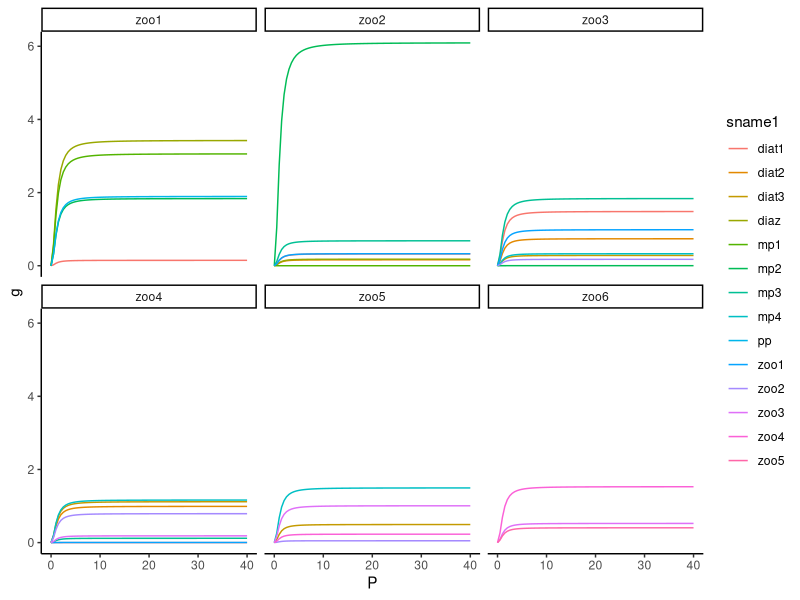
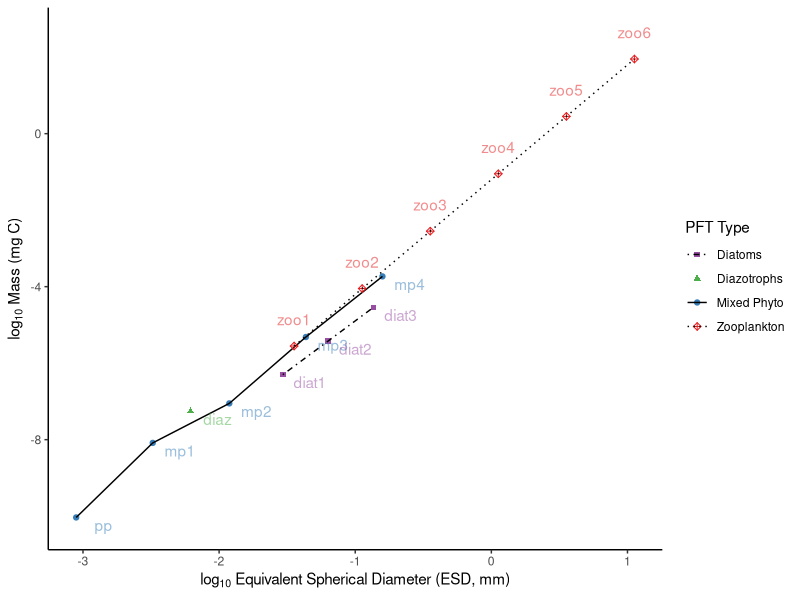
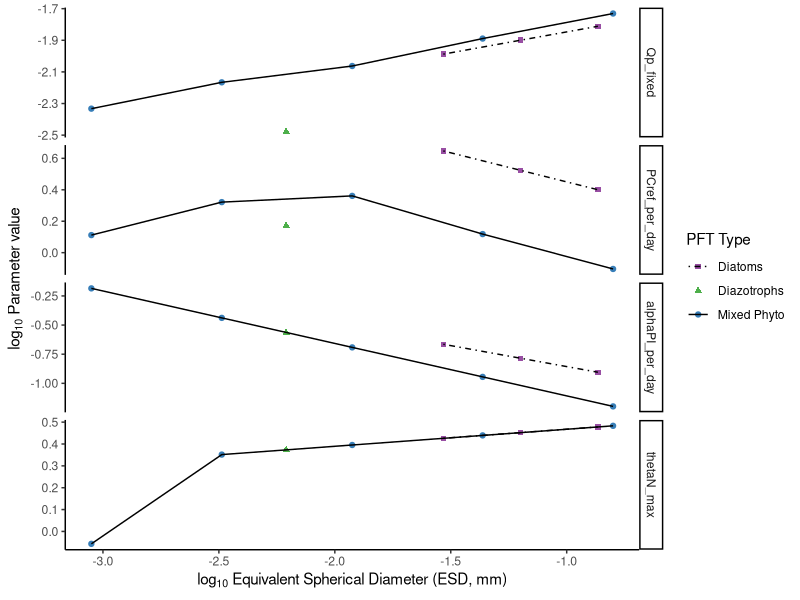
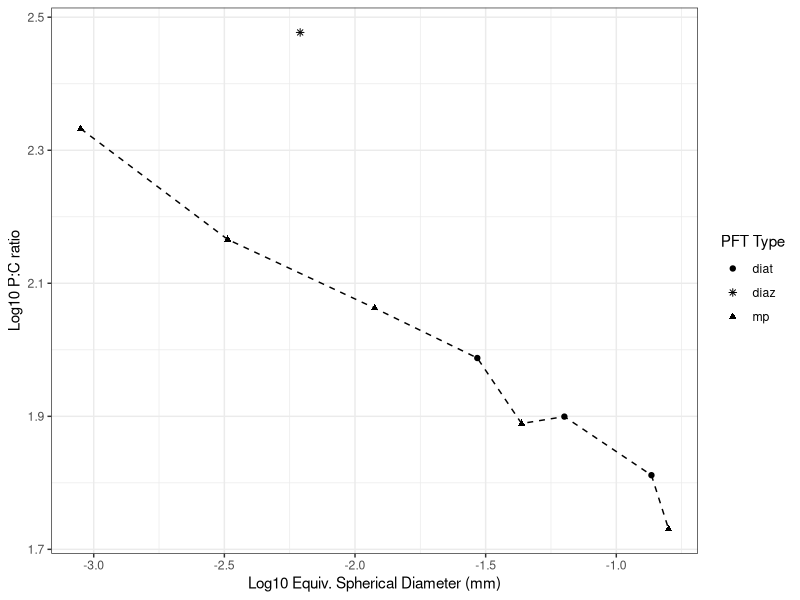
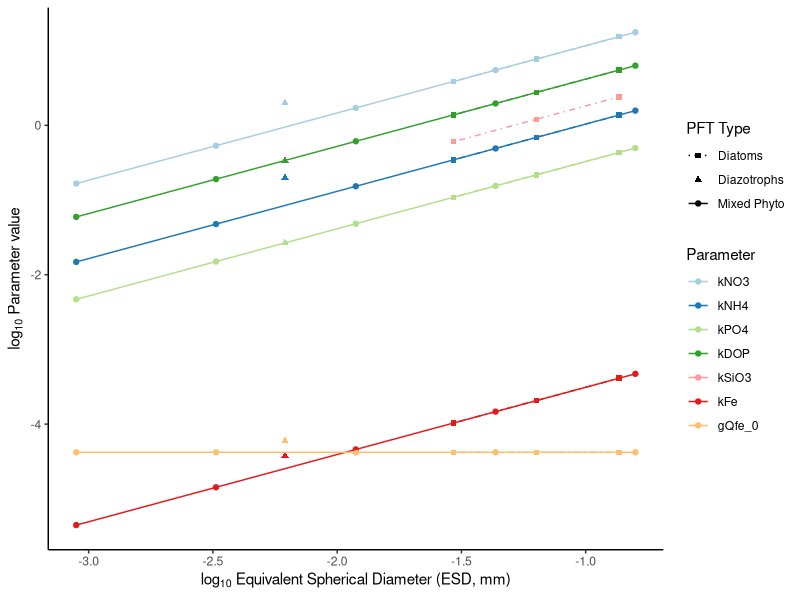
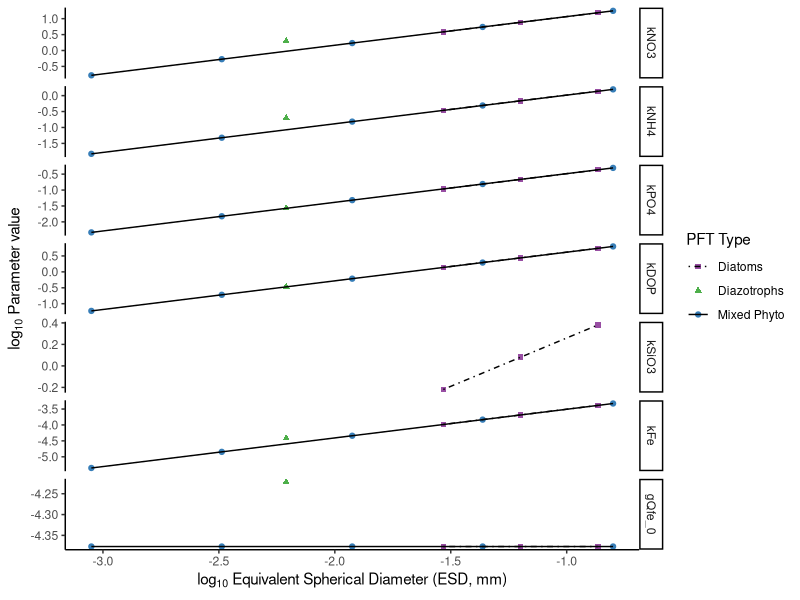
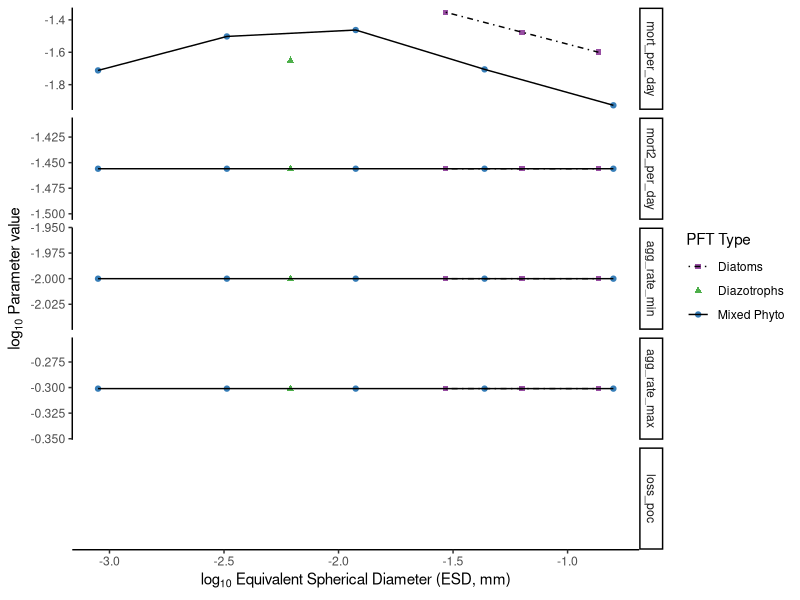
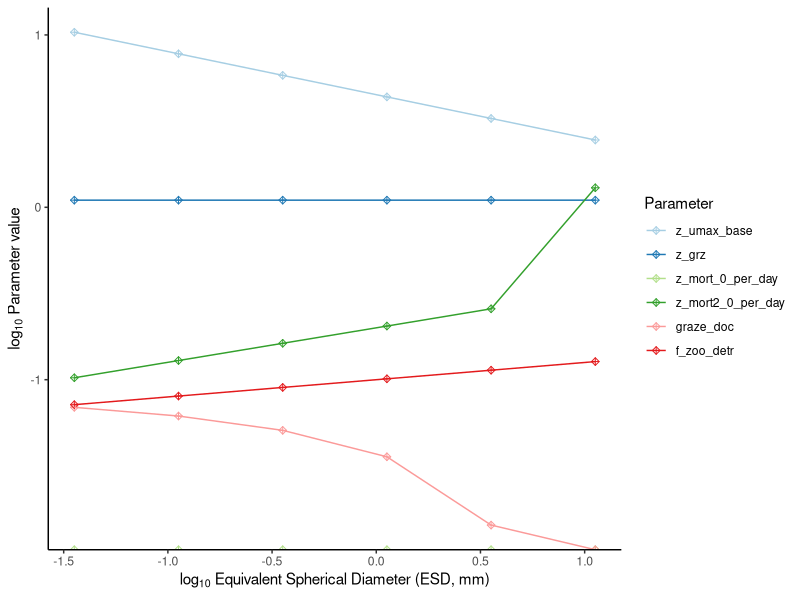

Here is the R script that generated these plots, in order:
#!/usr/bin/env Rscript

#setwd("/Users/jluo/Dropbox/Research/NCAR/models/MARBL-gen_inputs/gen-spectra")

library("ggplot2")
library("plyr")
library("reshape2")
library("stringr")
library("RColorBrewer")
library("scales")

# load data
ss <- read.csv("data/phytoplankton_input_data.csv", stringsAsFactors=FALSE)
sz <- read.csv("data/zooplankton_input_data.csv", stringsAsFactors=FALSE)
sg <- read.csv("data/grazing_input_data.csv", stringsAsFactors=FALSE)
gf <- read.csv("data/grazing_FK_value.csv")

dir.create("plots", showWarnings=FALSE)

# some initial plots
ss$type <- c("diaz", rep("mp",5), rep("diat",3))
sz$type <- 'zoo'

p <- ggplot() + 
	geom_point(aes(y=log10(mass_ugC / 1000), x=log10(ESD_um / 1000), color=type, shape=type), data=ss) +
  geom_line(aes(y=log10(mass_ugC / 1000), x=log10(ESD_um / 1000), linetype=type), data=ss) +
	geom_text(aes(y=log10(mass_ugC / 1000)-0.2, x=log10(ESD_um / 1000) + 0.2, label=sname, color=type), alpha=0.5, data=ss, show.legend=FALSE) + 
	geom_point(aes(y=log10(mass_mgC), x=log10(ESD_mm), color=type, shape=type), data=sz) + 
  geom_line(aes(y=log10(mass_mgC), x=log10(ESD_mm), linetype=type), data=sz) + 
	geom_text(aes(y=log10(mass_mgC)+0.7, x=log10(ESD_mm), label=sname, color=type), alpha=0.5, data=sz, show.legend=FALSE) + 
  scale_linetype_manual('PFT Type', values=c(4,0,1,3), labels=c("Diatoms", "Diazotrophs", "Mixed Phyto", "Zooplankton")) +
  scale_shape_manual('PFT Type', values=c(15,17,19,9), labels=c("Diatoms", "Diazotrophs", "Mixed Phyto", "Zooplankton")) +
	scale_color_manual('PFT Type', values=c("#984ea3", "#4daf4a", "#377eb8", "#e41a1c"), 
	labels=c("Diatoms", "Diazotrophs", "Mixed Phyto", "Zooplankton")) + 
	labs(x=expression(paste(log[10], " Equivalent Spherical Diameter (ESD, mm)")), y=expression(paste(log[10]," Mass (mg C)"))) + theme_classic()

ggsave("plots/PFT_mass_v_ESD.png", p, height=6, width=6)

# stochiometry & growth 
d1 = melt(ss[,c("type", "mass_ugC", "ESD_um", "Qp_fixed", "PCref_per_day", "alphaPI_per_day", "thetaN_max")], id.vars=c("type", "mass_ugC", "ESD_um"))

p1 <- ggplot(d1, aes(x=log10(ESD_um/1000), y=log10(value))) + 
  geom_point(aes(color=type, shape=type)) + 
  geom_line(aes(linetype=type)) + 
  theme_classic() + 
  facet_grid(variable~., scales="free_y") +
  scale_shape_manual('PFT Type', values=c(15,17,19), labels=c("Diatoms", "Diazotrophs", "Mixed Phyto")) +
	scale_linetype_manual('PFT Type', values=c(4,0,1), labels=c("Diatoms", "Diazotrophs", "Mixed Phyto")) + 
  scale_color_manual("PFT Type", values=c("#984ea3", "#4daf4a", "#377eb8"), labels=c("Diatoms", "Diazotrophs", "Mixed Phyto")) +
  labs(x=expression(paste(log[10], " Equivalent Spherical Diameter (ESD, mm)")), y=expression(paste(log[10]," Parameter value"))) 

ggsave("plots/PFT_growth_parameters.png", p1, height=6, width=6)

d1$value2 = 1/d1$value
p1 = ggplot(mapping=aes(x=log10(ESD_um/1000), y=log10(value2))) + 
  geom_point(aes(shape=type), data=d1[d1$variable=="Qp_fixed",]) + 
	geom_line(linetype=2, data=d1[d1$variable=="Qp_fixed" & d1$type != "diaz",]) + theme_bw() + 
	scale_shape_manual('PFT Type', values=c(19,8,17)) + labs(x="Log10 Equiv. Spherical Diameter (mm)", y="Log10 P:C ratio", colour="Parameter")
ggsave("plots/PFT_stochiometry.png", p1, height=2.5, width=4.5)


# nutrient uptake
d2 = melt(ss[,c("type", "mass_ugC", "ESD_um", "kNO3", "kNH4", "kPO4", "kDOP", "kSiO3", "kFe", "gQfe_0")], id.vars=c("type", "mass_ugC", "ESD_um"))

p2 <- ggplot(d2[d2$value != 0,], aes(x=log10(ESD_um/1000), y=log10(value))) + 
  geom_point(aes(color=variable, shape=type)) + 
  geom_line(aes(linetype=type, color=variable)) + 
  theme_classic() + 
  scale_color_brewer("Parameter", palette="Paired") + 
  scale_shape_manual('PFT Type', values=c(15,17,19), labels=c("Diatoms", "Diazotrophs", "Mixed Phyto")) +
  scale_linetype_manual('PFT Type', values=c(4,0,1), labels=c("Diatoms", "Diazotrophs", "Mixed Phyto")) + 
  labs(x=expression(paste(log[10], " Equivalent Spherical Diameter (ESD, mm)")), y=expression(paste(log[10]," Parameter value"))) 

ggsave("plots/PFT_nutrient_parameters.png", p2, height=6, width=6)

p2b <- ggplot(d2[d2$value != 0,], aes(x=log10(ESD_um/1000), y=log10(value))) + 
  geom_point(aes(color=type, shape=type)) + 
  geom_line(aes(linetype=type)) + 
  theme_classic() + 
  facet_grid(variable~., scales="free_y") +
  scale_color_manual("PFT Type", values=c("#984ea3", "#4daf4a", "#377eb8"), labels=c("Diatoms", "Diazotrophs", "Mixed Phyto")) +
  scale_shape_manual('PFT Type', values=c(15,17,19), labels=c("Diatoms", "Diazotrophs", "Mixed Phyto")) +
  scale_linetype_manual('PFT Type', values=c(4,0,1), labels=c("Diatoms", "Diazotrophs", "Mixed Phyto")) + 
  labs(x=expression(paste(log[10], " Equivalent Spherical Diameter (ESD, mm)")), y=expression(paste(log[10]," Parameter value"))) 

ggsave("plots/PFT_nutrient_parameters_b.png", p2b, height=6, width=6)

# loss terms
d3 = melt(ss[,c("type", "mass_ugC", "ESD_um", "mort_per_day", "mort2_per_day", "agg_rate_min", "agg_rate_max", "loss_poc")], id.vars=c("type", "mass_ugC", "ESD_um"))

p3 <- ggplot(d3, aes(x=log10(ESD_um/1000), y=log10(value))) + 
  geom_point(aes(color=type, shape=type)) + 
  geom_line(aes(linetype=type)) + 
  theme_classic() + 
  facet_grid(variable~., scales="free_y") +
  scale_color_manual("PFT Type", values=c("#984ea3", "#4daf4a", "#377eb8"), labels=c("Diatoms", "Diazotrophs", "Mixed Phyto")) +
  scale_shape_manual('PFT Type', values=c(15,17,19), labels=c("Diatoms", "Diazotrophs", "Mixed Phyto")) +
  scale_linetype_manual('PFT Type', values=c(4,0,1), labels=c("Diatoms", "Diazotrophs", "Mixed Phyto")) + 
  labs(x=expression(paste(log[10], " Equivalent Spherical Diameter (ESD, mm)")), y=expression(paste(log[10]," Parameter value"))) 

ggsave("plots/PFT_loss_parameters.png", p3, height=6, width=6)


# grazing
d4 = melt(sz[,c("ESD_mm", "mass_mgC", "z_umax_base", "z_grz", "z_mort_0_per_day", "z_mort2_0_per_day", "graze_doc", "f_zoo_detr")], id.vars=c("ESD_mm", "mass_mgC"))

p4 <- ggplot(d4, aes(x=log10(ESD_mm), y=log10(value), color=variable)) + 
  geom_point(shape=9) + 
  geom_line() + 
  theme_classic() + 
  scale_color_brewer("Parameter", palette="Paired") + 
  labs(x=expression(paste(log[10], " Equivalent Spherical Diameter (ESD, mm)")), y=expression(paste(log[10]," Parameter value"))) 

ggsave("plots/Zoo_parameters.png", p4, height=6, width=6)


sz$ESD_um = sz$ESD_mm *1000
s = rbind(ss[,c("sname", "ESD_um")], sz[,c("sname", "ESD_um")])
names(gf) <- sz$sname
s <- arrange(s, ESD_um)


gf <- cbind(prey=c(as.character(ss$sname), sz$sname), gf)
gf_melt <- melt(gf, id.vars="prey",variable.name ='pred')
gf_melt$prey <- factor(gf_melt$prey, levels=rev(s$sname))

p5 <- ggplot(gf_melt) + geom_tile(aes(y=prey, x=pred, fill=value)) + 
	scale_fill_gradient2(low="#2166ac", high="#b2182b", mid="#f7f7f7", midpoint=0.3, limits=c(0,0.6)) +
	labs(x="Predators", y="Prey", fill="FK value") + scale_x_discrete(expand=c(0,0)) + scale_y_discrete(expand=c(0,0))
	
ggsave("plots/Zoo_FK_grid.pdf", p5, height=8, width=6)

# grazing functions
P = seq(0,40,by=0.5)
dg = ddply(sg[sg$sname!="null",], ~sname1+sname2, function(x){
  umax=x$z_umax_0_per_day
  km=x$z_grz
  g=(umax * P^2) / (P^2 + km^2)
  return(data.frame(umax,km,P,g))
})
dg$grazing = str_c('graze_',dg$sname1,'_',dg$sname2)
ggplot(dg) + geom_path(aes(x=P,y=g,color=sname1)) + facet_wrap(~sname2) + theme_classic()

gf_umax = sg[sg$sname!="null", c("sname1", "sname2", "z_umax_0_per_day")]
names(gf_umax) = c("prey", "pred", "umax")
gf_nas = gf_melt[is.na(gf_melt$value),]
gf_umax <- rbind(gf_umax, data.frame(cbind(gf_nas[,c("prey","pred")], umax=gf_nas$value)))
gf_umax$prey = factor(gf_umax$prey, levels=rev(s$sname))
gf_umax$pred = factor(gf_umax$pred, levels=sz$sname)


p6 <- ggplot(gf_umax) + geom_tile(aes(y=prey, x=pred, fill=umax)) + 
  geom_text(aes(y=prey, x=pred, label=ifelse(gf_umax$umax < 0.1, sprintf('%0.1e', gf_umax$umax), sprintf('%0.1f', gf_umax$umax)))) +
  scale_fill_gradientn(colors=rev(brewer.pal(11,"Spectral")), na.value = 'grey50', limits=c(0,0.6)) + 
  labs(x="Predators", y="Prey", fill="Maximum\ngrazing rate") + scale_x_discrete(expand=c(0,0)) + scale_y_discrete(expand=c(0,0))

ggsave("plots/Zoo_umax_grid.pdf", p6, height=7, width=6)

# feeding kernel
opt_pred_prey_ratio = 10
opt_pred_prey_sd_const = 9
opt_pred_prey_sd_beta = 0.1

sz$pred_prey_sd = opt_pred_prey_sd_const * sz$ESD_mm ^ opt_pred_prey_sd_beta

x=seq(0.1,30, by=0.1)

#plot(pnorm(x, mean=10, sd=sz$pred_prey_sd[1])~x, type='l')
y = pnorm(abs(x-opt_pred_prey_ratio), mean=0, sd=sz$pred_prey_sd[1], lower=FALSE) * 2
pdf("plots/dist_spectra.pdf",height=4,width=6)
plot(y~x, type='l', ylab="SPECTRA pdf", xlab="Predator-prey size ratio")
dev.off()


y = dnorm(x, mean=opt_pred_prey_ratio, sd=sz$pred_prey_sd[1]) 
pdf("plots/dist_gaussian.pdf",height=4,width=6)
plot(y~x, type='l', ylab="Gaussian pdf", xlab="Predator-prey size ratio")
dev.off()

#require(rmutil)
#pdf("plots/dist_laplace.pdf",height=4,width=6)
#plot(dlaplace(x,m=opt_pred_prey_ratio,s=sz$pred_prey_sd[1])~x, type='l', ylab = "Laplace pdf", xlab="Predator-prey size ratio")
#dev.off()

### -- Code to generate the feeding kernel (before adjustments) -- ### 
fk = data.frame(x= rep(x, times=nrow(sz)))
fk$sname = rep(sz$sname, each=length(x))
#fk$sname = factor(fk$sname)
fk = join(fk, sz[,c("sname","pred_prey_sd")])

fk = ddply(fk, ~sname, function(x){
  x$fk_val = pnorm(abs(x$x-opt_pred_prey_ratio), mean=0, sd=x$pred_prey_sd, lower=FALSE) * 2
  return(x)
})

p7 <- ggplot(fk) + 
  geom_line(aes(x=x, y=fk_val, color=sname)) +
  theme_classic() +
  scale_color_manual("Zooplankton", values=brewer.pal(9,"OrRd")[4:9]) +
  labs(x="Predator-prey size ratio", y="Feeding Kernel Value")

ggsave("plots/Zoo_FK_distribution.pdf", p7, height=5, width=6)

